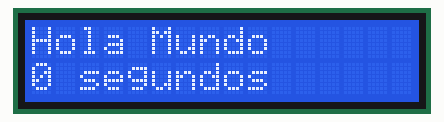
A sketch run on a simulated Arduino Uno, built with avr-gcc and run on an emulated ATmega328P. Shown: 16×2 character LCD.

Above: at 0.1 s.
At 4.1 s:
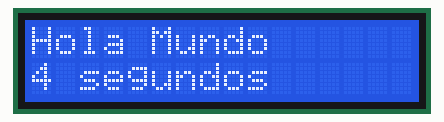
At 9.1 s:
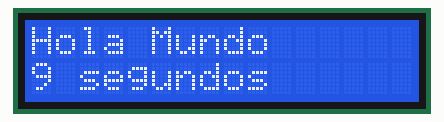
At 19.1 s:
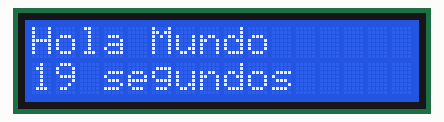
At 29.1 s:
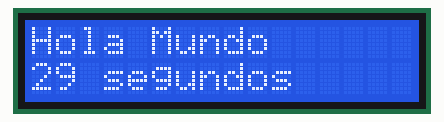
At 39.1 s:
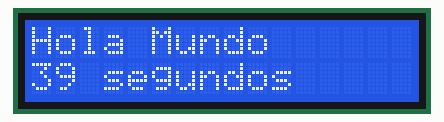

The sketch:

03_LCD_16x2.ino
```cpp
#include <LiquidCrystal.h>

// Creación del objeto tipo LiquidCrystal
// definiedo los pines a utilizar
int RS = 0, EN = 1, D4 = 5, D5 = 4, D6 = 3, D7 = 2;

LiquidCrystal lcd(RS, EN, D4, D5, D6, D7);

void setup()
{
  // Inicializa el objeto tipo LiquidCrystal
  // definiendo el número de columnas y filas
  lcd.begin(16, 2);

  // Mensaje mostrado en el Display
  lcd.print("Hola Mundo");
}

void loop()
{
  // Ubicación del cursor en la columna cero de la segunda fila
  lcd.setCursor(0, 1);

  // Mensaje de segundos transcurridos en el Display
  lcd.print(String(millis() / 1000) + " segundos");
  delay(100);
}
```

Measured:
- what the display in image 1 shows lasts 1.0 s, from 4.0 s to 5.0 s
